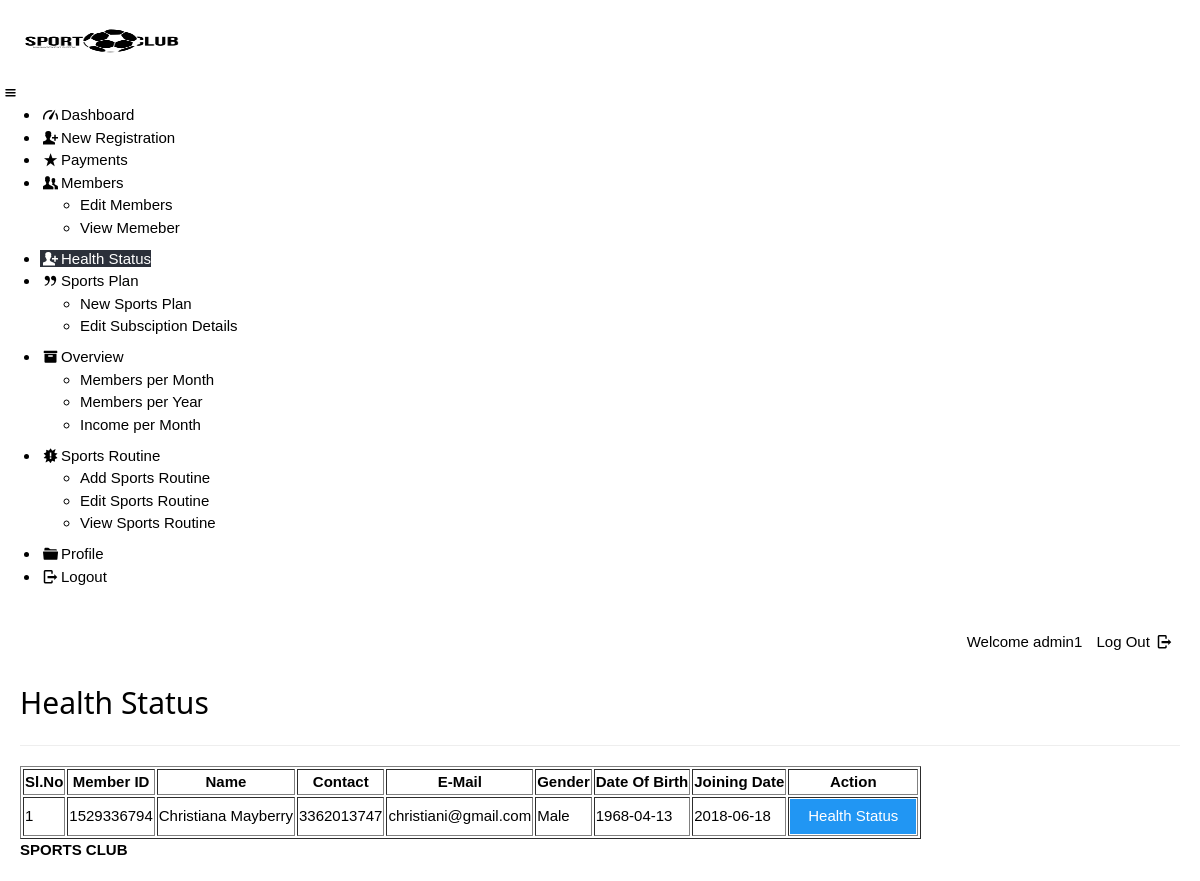
Screenshot of /new_health_status.php (signed in) with the database file from the repository.
### tables this page shows
CREATE TABLE `enrolls_to` (
  `et_id` INT(5) NOT NULL AUTO_INCREMENT,
  `pid` VARCHAR(8),
  `uid` VARCHAR(20),
  `paid_date` DATE,
  `expire` DATE,
  `renewal` VARCHAR(15),
  PRIMARY KEY (`et_id`),
  INDEX `user_ID` (`uid`),
  INDEX `plan_ID_idx` (`pid`),
  CONSTRAINT `plan_ID` FOREIGN KEY (`pid`) REFERENCES `plan` (`pid`) ON DELETE NO ACTION ON UPDATE NO ACTION,
  CONSTRAINT `user_ID` FOREIGN KEY (`uid`) REFERENCES `users` (`userid`) ON DELETE CASCADE ON UPDATE NO ACTION
);

CREATE TABLE `users` (
  `userid` VARCHAR(20),
  `username` VARCHAR(40),
  `gender` VARCHAR(8),
  `mobile` VARCHAR(20),
  `email` VARCHAR(100),
  `dob` DATE,
  `joining_date` DATE,
  PRIMARY KEY (`userid`),
  UNIQUE INDEX `email`(`email`),
  INDEX `userid_idx`(`userid`)
);

### new_health_status.php (the view, shortened to what this page needs)
<?php
require '../../include/db_conn.php';
?>
<!DOCTYPE html>
<html lang="en">
<head>
  <link rel="stylesheet" href="../../css/style.css"  id="style-resource-5">
    <link rel="stylesheet" href="../../css/dashMain.css">
    <link rel="stylesheet" type="text/css" href="../../css/entypo.css">
	<link href="a1style.css" rel="stylesheet" type="text/css">
</head>
     <body class="page-body  page-fade" onload="collapseSidebar()">
    	<div class="page-container sidebar-collapsed" id="navbarcollapse">
		<div class="sidebar-menu">
			<header class="logo-env">
			<div class="logo">
				<a href="main.php">
					<img src="logo1.png" alt="" width="192" height="80" />
				</a>
			</div>
					<div class="sidebar-collapse" onclick="collapseSidebar()">
				<a href="#" class="sidebar-collapse-icon with-animation">
					<i class="entypo-menu"></i>
				</a>
			</div>
			</header>
    		<?php include('nav.php'); ?>
    	</div>
    		<div class="main-content">
				<div class="row">
					<div class="col-md-6 col-sm-8 clearfix">
					</div>
					<div class="col-md-6 col-sm-4 clearfix hidden-xs">
						<ul class="list-inline links-list pull-right">
							<li>Welcome <?php echo $_SESSION['full_name']; ?>
							</li>
							<li>
								<a href="logout.php">
									Log Out <i class="entypo-logout right"></i>
								</a>
							</li>
						</ul>
					</div>
				</div>
		<h2>Health Status</h2>
		<hr />
		<table class="table table-bordered datatable" id="table-1" border=1>
			<thead>
				<tr><h2>
					<th>Sl.No</th>
					<th>Member ID</th>
					<th>Name</th>
					<th>Contact</th>
					<th>E-Mail</th>
					<th>Gender</th>
					<th>Date Of Birth</th>
					<th>Joining Date</th>
					<th>Action</th></h2>
				</tr>
			</thead>
				<tbody>
						<?php
							$query  = "select * from users ORDER BY joining_date";
							$result = mysqli_query($con, $query);
							$sno    = 1;
							if (mysqli_affected_rows($con) != 0) {
							    while ($row = mysqli_fetch_array($result, MYSQLI_ASSOC)) {
							        $uid   = $row['userid'];
							        $query1  = "select * from enrolls_to WHERE uid='$uid' AND renewal='yes'";
							        $result1 = mysqli_query($con, $query1);
							        if (mysqli_affected_rows($con) == 1) {
							            while ($row1 = mysqli_fetch_array($result1, MYSQLI_ASSOC)) {
							                echo "<tr><td>".$sno."</td>";
							                echo "<td>" . $row['userid'] . "</td>";
							                echo "<td>" . $row['username'] . "</td>";
							                echo "<td>" . $row['mobile'] . "</td>";
							                echo "<td>" . $row['email'] . "</td>";
							                echo "<td>" . $row['gender'] . "</td>";
							                echo "<td>" . $row['dob'] . "</td>";
							                echo "<td>" . $row['joining_date'] ."</td>";
							                $uname=$row['username'];
							       			$udob=$row['dob'];
							        		$ujoing=$row['joining_date'];
							        		$ugender=$row['gender'];
							                $sno++;
							                echo "<td><form action='health_status_entry.php' method='post'><input type='hidden' name='uid' value='" . $uid . "'/>
							                <input type='hidden' name='uname' value='" . $uname . "'/>
							                <input type='hidden' name='udob' value='" . $udob . "'/>
							                <input type='hidden' name='ujoin' value='" . $ujoing . "'/>
							                <input type='hidden' name='ugender' value='" . $ugender . "'/><input type='submit' class='a1-btn a1-blue' id='button1' value='Health Status' class='btn btn-info'/></form></td></tr>";
							            }
							        }
							    }
							}
						?>
					</tbody>
				</table>
			<?php include('footer.php'); ?>
    	</div>
    </body>
</html>

### dashMain.css (style rules this page uses)
.page-container .main-content { position: relative; float: left; width: 100%; padding: 20px; z-index: 2; background: #ffffff; box-sizing: border-box; }
.row { margin-left: -15px; margin-right: -15px; }
.row:before, .row:after { content: " "; display: table; }
.row:after { clear: both; }
.col-xs-1, .col-sm-1, .col-md-1, .col-lg-1, .col-xs-2, .col-sm-2, .col-md-2, .col-lg-2, .col-xs-3, .col-sm-3, .col-md-3, .col-lg-3, .col-xs-4, .col-sm-4, .col-md-4, .col-lg-4, .col-xs-5, .col-sm-5, .col-md-5, .col-lg-5, .col-xs-6, .col-sm-6, .col-md-6, .col-lg-6, .col-xs-7, .col-sm-7, .col-md-7, .col-lg-7, .col-xs-8, .col-sm-8, .col-md-8, .col-lg-8, .col-xs-9, .col-sm-9, .col-md-9, .col-lg-9, .col-xs-10, .col-sm-10, .col-md-10, .col-lg-10, .col-xs-11, .col-sm-11, .col-md-11, .col-lg-11, .col-xs-12, .col-sm-12, .col-md-12, .col-lg-12 { position: relative; min-height: 1px; padding-left: 15px; padding-right: 15px; }
.links-list { white-space: nowrap; padding-top: 14px; padding-bottom: 8px; }
.pull-right { float: right !important; }
.list-inline { padding-left: 0; list-style: none; }
ul, ol { margin-top: 0; margin-bottom: 8.5px; }
.list-inline > li:first-child { padding-left: 0; }
.list-inline > li { display: inline-block; padding-left: 5px; padding-right: 5px; }
@media (min-width: 768px) { .col-sm-1, .col-sm-2, .col-sm-3, .col-sm-4, .col-sm-5, .col-sm-6, .col-sm-7, .col-sm-8, .col-sm-9, .col-sm-10, .col-sm-11 { float: left; } }
@media (min-width: 768px) { .col-sm-8 { width: 66.66666666666666%; } }
@media (min-width: 768px) { .col-sm-4 { width: 33.33333333333333%; } }
@media (min-width: 992px) { .col-md-1, .col-md-2, .col-md-3, .col-md-4, .col-md-5, .col-md-6, .col-md-7, .col-md-8, .col-md-9, .col-md-10, .col-md-11 { float: left; } }
@media (min-width: 992px) { .col-md-6 { width: 50%; } }
a { color: #373e4a; text-decoration: none; }
a { background: transparent; }
a { color: #373e4a; }
h2, .h2 { font-size: 25px; }
hr { margin-top: 17px; margin-bottom: 17px; border: 0; border-top: 1px solid #998f8f; }
hr { box-sizing: content-box; height: 0; }
i, cite, em, var, address, dfn { font-style: italic; }

### entypo.css (style rules this page uses)
[class^="entypo-"]:before, [class*=" entypo-"]:before { font-family: "entypo"; font-style: normal; font-weight: normal; speak: none; display: inline-block; text-decoration: inherit; width: 1em; margin-right: .2em; text-align: center; font-variant: normal; text-transform: none; line-height: 1em; margin-left: .2em; }
.entypo-menu:before { content: '\e811'; }
.entypo-logout:before { content: '\e85d'; }

### new_health_status.php (style rules this page uses)
#button1 { width:126px; }

### rows the page displays
enrolls_to: uid.userid "1529336794", uid.username "Christiana Mayberry", uid.mobile "3362013747", uid.email "christiani@gmail.com", uid.gender "Male", uid.dob "1968-04-13", uid.joining_date "2018-06-18"

### other values shown
$_SESSION['full_name'] "admin1"
